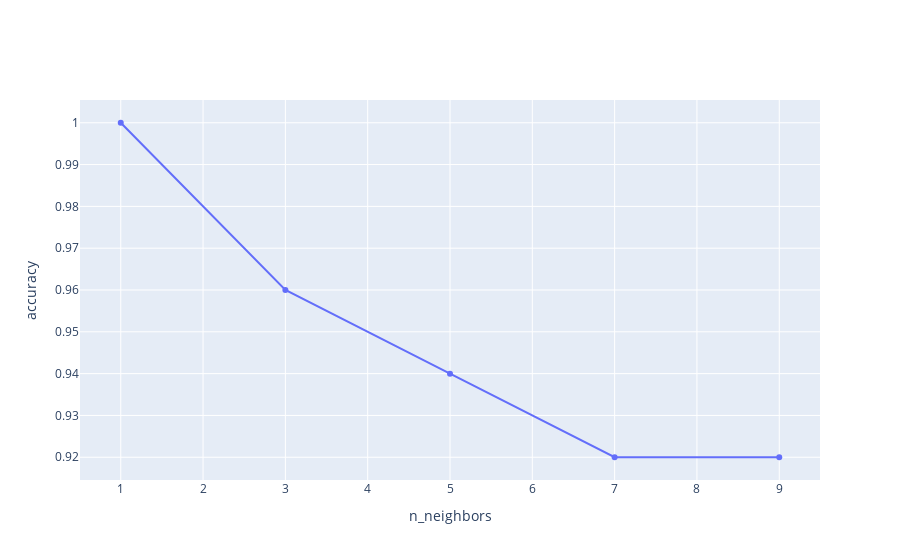

Notebook cell for this chart:
### Code cell
# ques 2
import plotly.graph_objs as go
from sklearn.datasets import make_classification
from sklearn.neighbors import KNeighborsClassifier
from sklearn.model_selection import train_test_split
X, y = make_classification(n_features = 10, 
                           n_classes = 2,
                           n_informative = 2,
                           n_redundant = 8)

accuracy = []
for i in [1, 3, 5, 7, 9]:
    clf = KNeighborsClassifier(n_neighbors = i)
    clf.fit(X, y)
    accuracy.append(clf.score(X, y))   
fig = go.Figure()
fig.add_trace(go.Scatter(x = [1, 3, 5, 7, 9],
                         y = accuracy,
                         mode = 'lines + markers'))
fig.update_xaxes(title = 'n_neighbors')
fig.update_yaxes(title = 'accuracy')

### Figure 1 — Plotly figure (JSON) as saved in the notebook; plotly's stock layout.template omitted (floating-point values rounded to 4 significant figures)
{"data": [{"mode": "lines+markers", "type": "scatter", "x": [1, 3, 5, 7, 9], "y": [1, 0.96, 0.94, 0.92, 0.92]}], "layout": {"xaxis": {"title": {"text": "n_neighbors"}}, "yaxis": {"title": {"text": "accuracy"}}}}
